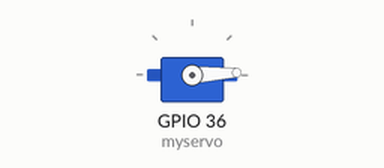
Recording of a sketch running on a simulated ESP32. Shown: servo.

Above: at 0.05 s.
At 0.45 s:
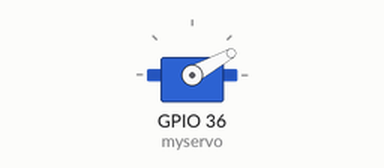
At 0.8 s:
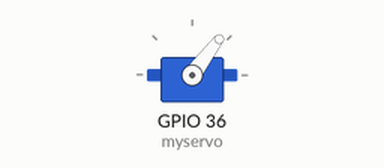
At 1.6 s:
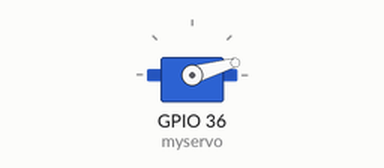
Timing chart, 0 to 4.2 s (numbered marks = the images above):
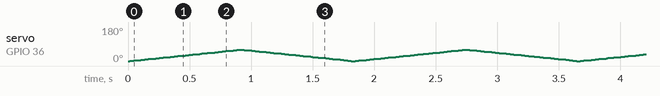

The sketch:

servo.ino
```cpp
#include <ESP32Servo.h>

Servo myservo;  // create servo object to control a servo
// twelve servo objects can be created on most boards

int pos = 0;    // variable to store the servo position

void setup() {
  myservo.attach(A0);  // attaches the servo on pin 9 to the servo object

}

void loop() {
  for (pos = 0; pos <= 60; pos += 1) { // goes from 0 degrees to 180 degrees
    // in steps of 1 degree
    myservo.write(pos);              // tell servo to go to position in variable 'pos'
    delay(15);                       // waits 15ms for the servo to reach the position
  }
  for (pos = 60; pos >= 0; pos -= 1) { // goes from 180 degrees to 0 degrees
    myservo.write(pos);              // tell servo to go to position in variable 'pos'
    delay(15);                       // waits 15ms for the servo to reach the position
  }
}
```
